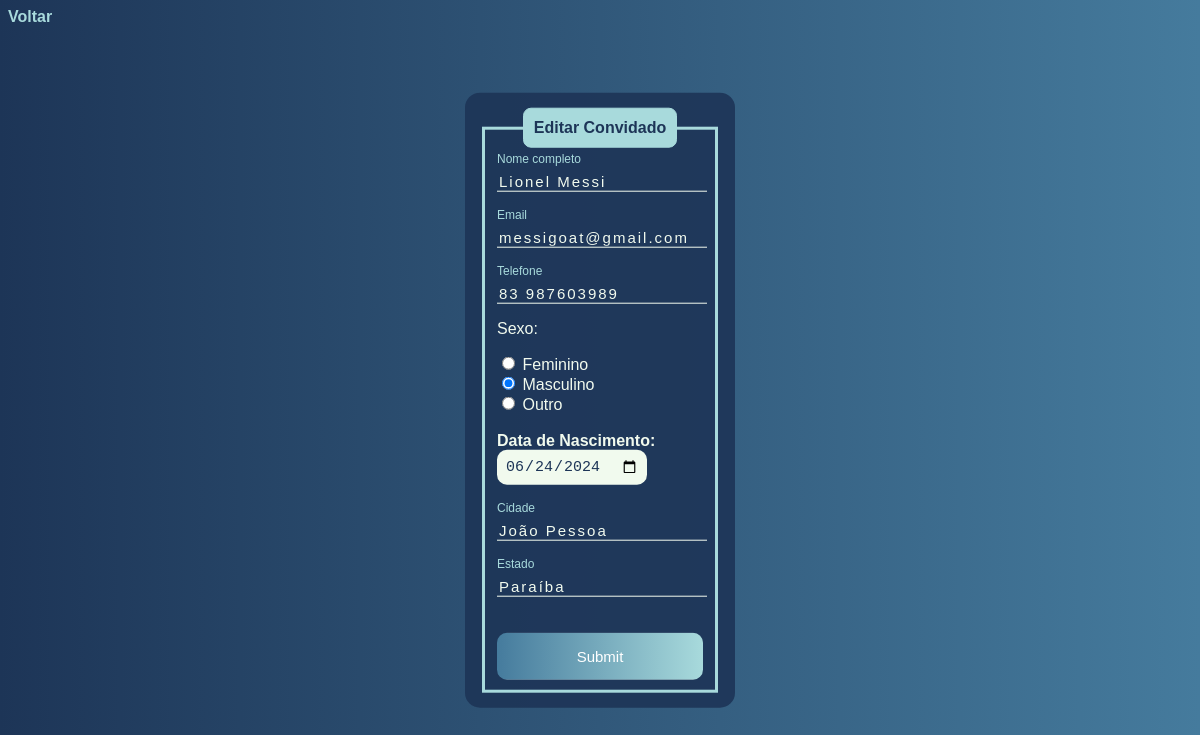
The page /edit.php?id=1 on the database its author committed.
### tables this page shows
CREATE TABLE `usuarios2` (
  `id` int(11) NOT NULL AUTO_INCREMENT,
  `nome` varchar(45) NOT NULL,
  `email` varchar(110) NOT NULL,
  `telefone` varchar(15) NOT NULL,
  `sexo` varchar(15) NOT NULL,
  `data_nasc` date NOT NULL,
  `cidade` varchar(45) NOT NULL,
  `estado` varchar(45) NOT NULL,
  PRIMARY KEY (`id`)
);

### edit.php (the view, shortened to what this page needs)
<?php
    include_once('config.php');
    if(!empty($_GET['id']))
    {
        $id = $_GET['id'];
        $sqlSelect = "SELECT * FROM usuarios2 WHERE id=$id";
        $result = $conexao->query($sqlSelect);
        if($result->num_rows > 0)
        {
            while($user_data = mysqli_fetch_assoc($result))
            {
                $nome = $user_data['nome'];
                $email = $user_data['email'];
                $telefone = $user_data['telefone'];
                $sexo = $user_data['sexo'];
                $data_nasc = $user_data['data_nasc'];
                $cidade = $user_data['cidade'];
                $estado = $user_data['estado'];
            }
        }
        else
        {
            header('Location: sistema.php');
        }
    }
    else
    {
        header('Location: sistema.php');
    }
?>
<!DOCTYPE html>
<html lang="en">
<head>
</head>
<body>
    <a href="sistema.php">Voltar</a>
    <div class="box">
        <form action="saveEdit.php" method="POST">
            <fieldset>
                <legend><b>Editar Convidado</b></legend>
                <br>
                <div class="inputBox">
                    <input type="text" name="nome" id="nome" class="inputUser" value="<?php echo $nome;?>" required>
                    <label for="nome" class="labelInput">Nome completo</label>
                </div>
                <br><br>
                <div class="inputBox">
                    <input type="text" name="email" id="email" class="inputUser" value="<?php echo $email;?>" required>
                    <label for="email" class="labelInput">Email</label>
                </div>
                <br><br>
                <div class="inputBox">
                    <input type="tel" name="telefone" id="telefone" class="inputUser" value="<?php echo $telefone;?>" required>
                    <label for="telefone" class="labelInput">Telefone</label>
                </div>
                <p>Sexo:</p>
                <input type="radio" id="feminino" name="genero" value="feminino" <?php echo ($sexo == 'feminino') ? 'checked' : '';?> required>
                <label for="feminino">Feminino</label>
                <br>
                <input type="radio" id="masculino" name="genero" value="masculino" <?php echo ($sexo == 'masculino') ? 'checked' : '';?> required>
                <label for="masculino">Masculino</label>
                <br>
                <input type="radio" id="outro" name="genero" value="outro" <?php echo ($sexo == 'outro') ? 'checked' : '';?> required>
                <label for="outro">Outro</label>
                <br><br>
                <label for="data_nascimento"><b>Data de Nascimento:</b></label>
                <input type="date" name="data_nascimento" id="data_nascimento" value="<?php echo $data_nasc;?>" required>
                <br><br><br>
                <div class="inputBox">
                    <input type="text" name="cidade" id="cidade" class="inputUser" value="<?php echo $cidade;?>" required>
                    <label for="cidade" class="labelInput">Cidade</label>
                </div>
                <br><br>
                <div class="inputBox">
                    <input type="text" name="estado" id="estado" class="inputUser" value="<?php echo $estado;?>" required>
                    <label for="estado" class="labelInput">Estado</label>
                </div>
                <br><br>
                <input type="submit" name="update" id="submit">
            </fieldset>
        </form>
    </div>
</body>
</html>

### edit.php (style rules this page uses)
body { font-family: Arial, Helvetica, sans-serif; background-image: linear-gradient(to right, #1D3557, #457B9D); color: #F1FAEE; }
.box { color: #F1FAEE; position: absolute; top: 50%; left: 50%; transform: translate(-50%, -50%); background-color: rgba(29, 53, 87, 0.9); padding: 15px; border-radius: 15px; width: 20%; }
fieldset { border: 3px solid #A8DADC; }
legend { border: 1px solid #A8DADC; padding: 10px; text-align: center; background-color: #A8DADC; border-radius: 8px; color: #1D3557; }
.inputBox { position: relative; }
.inputUser { background: none; border: none; border-bottom: 1px solid #F1FAEE; outline: none; color: #F1FAEE; font-size: 15px; width: 100%; letter-spacing: 2px; }
.labelInput { position: absolute; top: 0px; left: 0px; pointer-events: none; transition: .5s; color: #F1FAEE; }
.inputUser:focus ~ .labelInput, .inputUser:valid ~ .labelInput { top: -20px; font-size: 12px; color: #A8DADC; }
#data_nascimento { border: none; padding: 8px; border-radius: 10px; outline: none; font-size: 15px; background-color: #F1FAEE; color: #1D3557; }
#submit { background-image: linear-gradient(to right, #457B9D, #A8DADC); width: 100%; border: none; padding: 15px; color: #FFFFFF; font-size: 15px; cursor: pointer; border-radius: 10px; }
a { color: #A8DADC; text-decoration: none; font-weight: bold; }

### rows shown on the page
usuarios2: nome "Lionel Messi", email "messigoat@gmail.com", telefone "83 987603989", sexo "☐ Feminino", sexo "☑ Masculino", sexo "☐ Outro", data_nascimento "06/24/2024", cidade "João Pessoa", estado "Paraíba"
